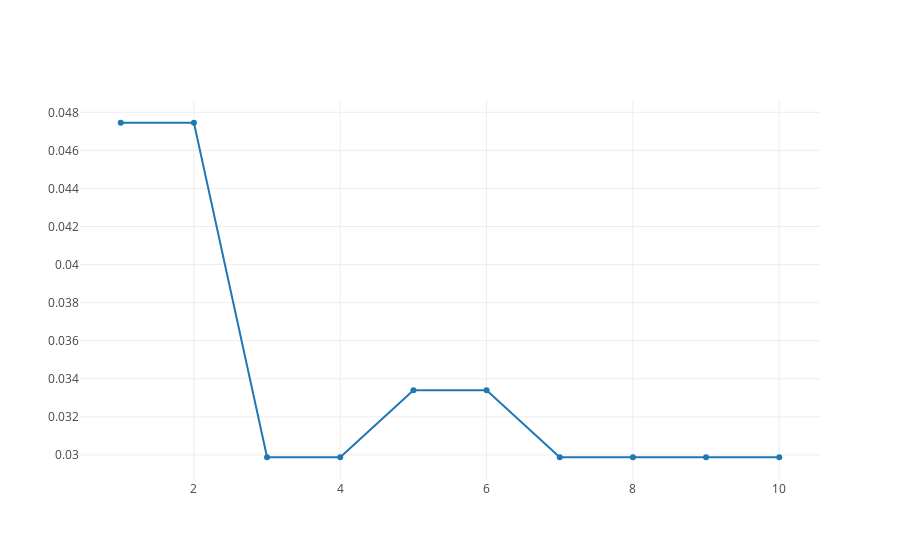

The code cell stored with this chart in its notebook:
### Code cell
norm_cancer_knn_plot = go.Scatter(
    y = norm_cancer_knn_loos,
    x = rang,
    mode = 'lines+markers',
    name = 'lines+markers'
)

plotly.offline.iplot([norm_cancer_knn_plot], filename='line-mode')

### Figure 1 — Plotly figure (JSON) as saved in the notebook; plotly's stock layout.template omitted (floating-point values rounded to 4 significant figures)
{"data": [{"mode": "lines+markers", "name": "lines+markers", "type": "scatter", "uid": "bef6a4f6-8965-43e6-87ff-3220a4d18280", "x": [1, 2, 3, 4, 5, 6, 7, 8, 9, 10], "y": [0.04745, 0.04745, 0.02988, 0.02988, 0.03339, 0.03339, 0.02988, 0.02988, 0.02988, 0.02988]}], "layout": {}}
